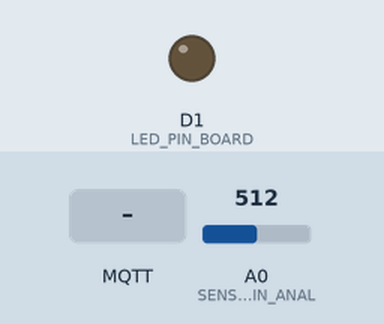
The program below on a simulated ESP8266 (NodeMCU). On the bench: output pins drawn as LEDs (lit = HIGH). Inputs (shaded band) come from the test bench; at power-on: A0 (SENSOR_PIN_ANAL) = 512. WiFi joins after 1.5 s; servers stay silent unless stated; no MQTT or app messages arrive unless stated; what the program prints to the serial monitor is not drawn.

Above: at 3.7 s.
3.8 s: MQTT message "on" arrives on the first subscribed topic
At 4.2 s:
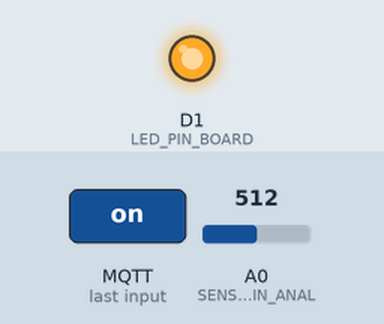
5.3 s: MQTT message "off" arrives on the first subscribed topic
At 6.1 s:
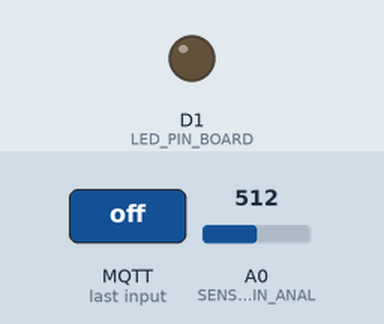
Timing chart, 0 to 8.3 s (numbered marks = the images above; inputs shaded):
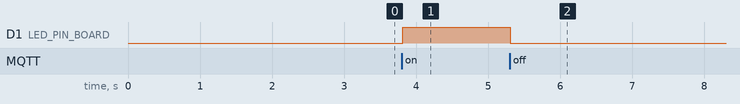

The program:

main.cpp
```cpp
#include <ESP8266WiFi.h>
#include <PubSubClient.h>

char ssid[] = "ESGI";
char pass[] = "Reseau-GES";

int status = WL_IDLE_STATUS;

WiFiClient client;
IPAddress server(0,0,0,0);  // Jeedom

#define LED_PIN_BOARD D1
#define SENSOR_PIN_ANAL A0

bool STATE = false;

void open();
void close();

String payloadToString(byte *payload, unsigned int length)
{
  char buffer[length];
  sprintf(buffer, "%.*s", length, payload);
  return String(buffer);
}

String getLightLevel ()
{
  // delay(5000);
  int16_t lightLevel = (1023-analogRead(SENSOR_PIN_ANAL))/10.23;
  return String(lightLevel);
}


void callback(char *topic, byte *payload, unsigned int length)
{
  String message = payloadToString(payload, length);
  int value = message.toInt();
  if (message == "on") {
    Serial.println(topic);
    digitalWrite(LED_PIN_BOARD, HIGH);
  }else if (message == "off") {
    digitalWrite(LED_PIN_BOARD, LOW);
  }
}

void setup ()
{
  Serial.begin(9600);
  pinMode(LED_PIN_BOARD, OUTPUT);
  delay(1000);
  Serial.println("Attempting to connect to WPA network...");
  Serial.print("SSID: ");

  Serial.println(ssid);

  WiFi.begin(ssid, pass);
  while (WiFi.status() != WL_CONNECTED){
    Serial.println("Can't connect");

      delay(500);
  }

  Serial.println("Connected to wifi");
  Serial.println("\nStarting connection...");
}

PubSubClient mqtt(server, 1883, callback, client);

void reconnect()
{
  while (!mqtt.connected())
  {
    Serial.println("[MQTT] Connecting to MQTT...");
    if (mqtt.connect("TempCapteur", "****", "****"))
    {
      Serial.println("[MQTT] Connected");

      Serial.println("[MQTT] Message sent");
      // mqtt.subscribe("light/sensor");
      mqtt.subscribe("shutter/action");

      Serial.println("[MQTT] Message subscribed");
    }
    else
    {
      Serial.print("[ERROR] MQTT Connect: ");
      // Serial.println(mqtt.state());
      delay(60 * 1000);
    }
  }
}

/*void open() {
  Serial.println("Open shutter");
  digitalWrite(LED_PIN_BOARD, HIGH);
  delay(5000);
  digitalWrite(LED_PIN_BOARD, LOW);
  STATE = true;
  mqtt.publish("shutter/status", String(STATE).c_str());
}

void close() {
  Serial.println("Close shutter");
  digitalWrite(LED_PIN_BOARD, HIGH);
  delay(5000);
  digitalWrite(LED_PIN_BOARD, LOW);
  STATE = false;
  mqtt.publish("shutter/status", String(STATE).c_str());
}*/

void loop()
{
  if (!mqtt.connected())
  {
    reconnect();
  }
  mqtt.publish("light/sensor", getLightLevel().c_str());
  mqtt.loop();

  Serial.println(getLightLevel().c_str());


}
```

Measured:
- after the input at 3.8 s, D1 (LED_PIN_BOARD): LOW → HIGH at once
- after the input at 5.3 s, D1 (LED_PIN_BOARD): HIGH → LOW at once
